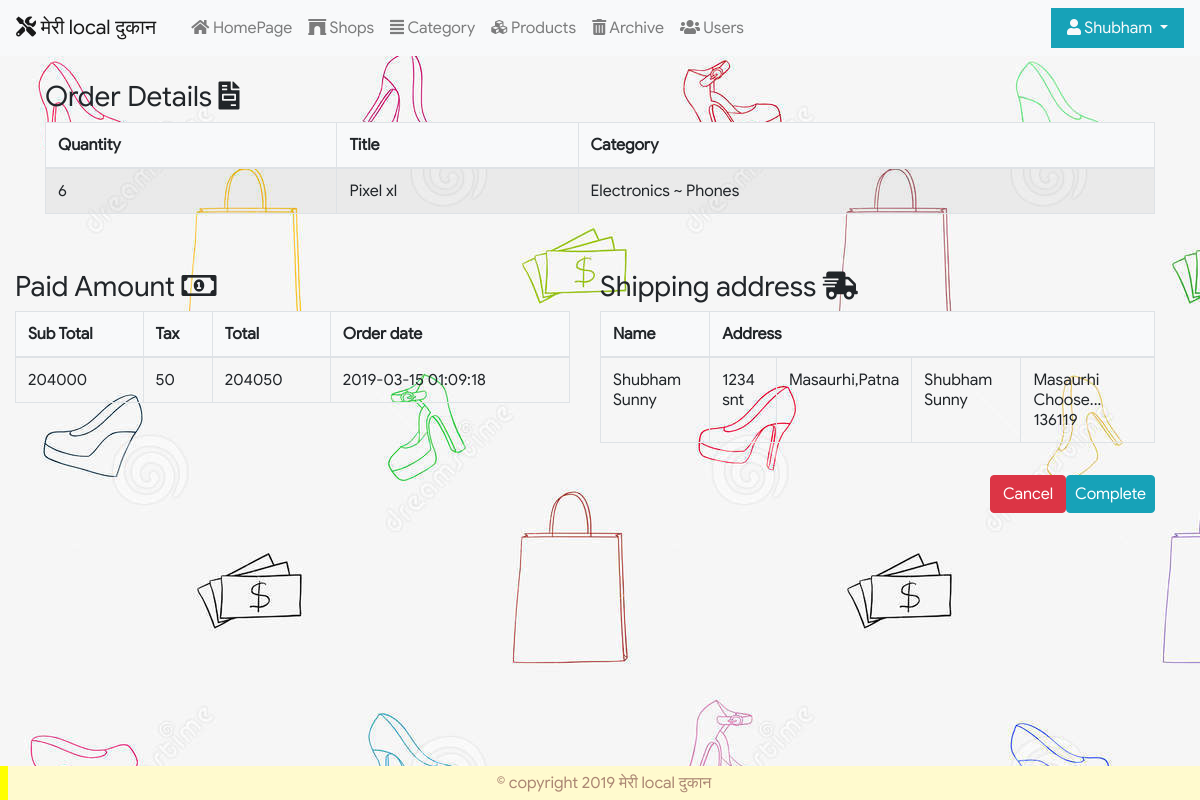
Screenshot of /admin/orders.php?txn_id=17 (signed in) with the database file from the repository.
### tables this page shows
CREATE TABLE `products` (
  `id` int(11) NOT NULL,
  `title` varchar(255) NOT NULL,
  `price` decimal(10,2) NOT NULL,
  `list_price` decimal(10,2) NOT NULL,
  `shops` int(11) NOT NULL,
  `categories` varchar(255) NOT NULL,
  `image` text NOT NULL,
  `description` text NOT NULL,
  `featured` tinyint(4) NOT NULL DEFAULT '0',
  `kilos` text NOT NULL,
  `deleted` tinyint(4) NOT NULL DEFAULT '0',
  `popular` int(11) NOT NULL DEFAULT '0'
);

CREATE TABLE `categories` (
  `id` int(11) NOT NULL,
  `category` varchar(255) NOT NULL,
  `parent` int(11) NOT NULL
);

CREATE TABLE `transaction` (
  `id` int(11) NOT NULL,
  `cartid` varchar(255) NOT NULL,
  `fullname` varchar(255) NOT NULL,
  `email` varchar(175) NOT NULL,
  `street` varchar(255) NOT NULL,
  `street2` varchar(255) NOT NULL,
  `city` varchar(255) NOT NULL,
  `state` varchar(255) NOT NULL,
  `zipcode` varchar(255) NOT NULL,
  `txn_date` datetime NOT NULL DEFAULT CURRENT_TIMESTAMP,
  `description` text NOT NULL,
  `total` int(11) NOT NULL
);

### helpers/helpers.php (called while the page is built, shortened)
<?php
function sanitize($dirty){
  return htmlentities($dirty,ENT_QUOTES,"UTF-8");
}
 ?>

### admin/orders.php (the view, shortened to what this page needs)
<?php
  require_once '../core/init.php';
  include 'includes/head.php';
  include 'includes/navigation.php';
  $txn_id=sanitize((int)$_GET['txn_id']);
  $txnsql="SELECT * FROM transaction WHERE id ='$txn_id'";
  $txnquery=mysqli_query($db,$txnsql);
  $txn=mysqli_fetch_assoc($txnquery);
  $cart_id=$txn['cartid'];
  $cartsql="SELECT * FROM cart WHERE id ='$cart_id'";
  $cartquery=mysqli_query($db,$cartsql);
  $cart=mysqli_fetch_assoc($cartquery);
  $items=json_decode($cart['items'],true);
  $idArray=array();
  $products=array();
  foreach($items as $item){
    $idArray[] = $item['id'];
  }
  $ids=implode(',',$idArray);
  $productsql="SELECT i.id as 'id', i.title as 'title', c.id as 'cid', c.category as 'child',
  p.category as 'parent' FROM products i
  LEFT JOIN categories c ON i.categories = c.id
  LEFT JOIN categories p ON c.parent = p.id
  WHERE i.id IN ({$ids})
  ";
  $productquery=mysqli_query($db,$productsql);
  while($p=mysqli_fetch_assoc($productquery)){
    foreach ($items as $item) {
      if($item['id'] == $p['id'])
      {
        $x=$item;
        continue;
      }
    }
    $products[]=array_merge($x,$p);
  }
?>
<div class="container py-4">
  <h3>Order Details <i class="fas fa-file-invoice"></i></h3>
<table class="table table-bordered table-striped">
  <thead class="bg-light">
    <tr>
      <th scope="col">Quantity</th>
      <th scope="col">Title</th>
      <th scope="col">Category</th>
    </tr>
  </thead>
  <tbody>
    <?php foreach($products as $product){?>
    <tr>
      <td><?=$product['kilo'];?></td>
      <td><?=$product['title'];?></td>
      <td><?=$product['parent'].' ~ '.$product['child'];?></td>
    </tr>
    <?php }?>
  </tbody>
</table>
</div>
<div class="container-fluid row py-3">
<div class="col-md-6">
  <table class="table table-bordered">
    <h3>Paid Amount <i class="far fa-money-bill-alt"></i></h3>
    <thead class="bg-light">
      <tr>
        <th scope="col">Sub Total</th>
        <th scope="col">Tax</th>
        <th scope="col">Total</th>
        <th scope="col">Order date</th>
      </tr>
    </thead>
    <tbody>
      <tr>
        <td><?=$k=$txn['total'];?></td>
        <td><?=$i=50;?></td>
        <td><?=$k+$i;?></td>
        <td><?=$txn['txn_date'];?></td>
      </tr>
    </tbody>
  </table>
</div>
<div class="col-md-6">
  <table class="table table-bordered">
    <h3>Shipping address <i class="fas fa-shipping-fast"></i></h3>
    <thead class="bg-light">
      <tr>
        <th scope="col">Name</th>
        <th colspan="4">Address</th>
      </tr>
    </thead>
    <tbody>
      <tr>
        <td><?=$k=$txn['fullname'];?></td>
        <td><?=$k=$txn['street'];?></td>
        <td><?=$k=$txn['street2'];?></td>
        <td><?=$k=$txn['fullname'];?></td>
        <td><?=$k=$txn['city'];?> <?=$k=$txn['state'];?> <?=$k=$txn['zipcode'];?></td>
      </tr>
    </tbody>
  </table>
</div>
</div>
<div class="clearfix container">
  <a href="orders.php?complete=1&cart_id=<?=$cart_id;?>" class="btn btn-info px-2 float-right">Complete</a>
  <a href="index.php" class="btn btn-danger float-right">Cancel</a>
</div>
<?php include 'includes/footer.php'; ?>

### css/main.css (style rules this page uses)
body { font-family: Google-Sans-Fonts; }

### rows the page displays
products: kilo "6", title "Pixel xl", categories.category "Electronics", categories.category "Phones"
transaction: total "204000", $k+$i "204050", txn_date "2019-03-15 01:09:18", fullname "Shubham Sunny", street "1234 snt", street2 "Masaurhi,Patna", city "Masaurhi", state "Choose...", zipcode "136119"

### other values shown
$user_data['first'] "Shubham"
$i=50 "50"
